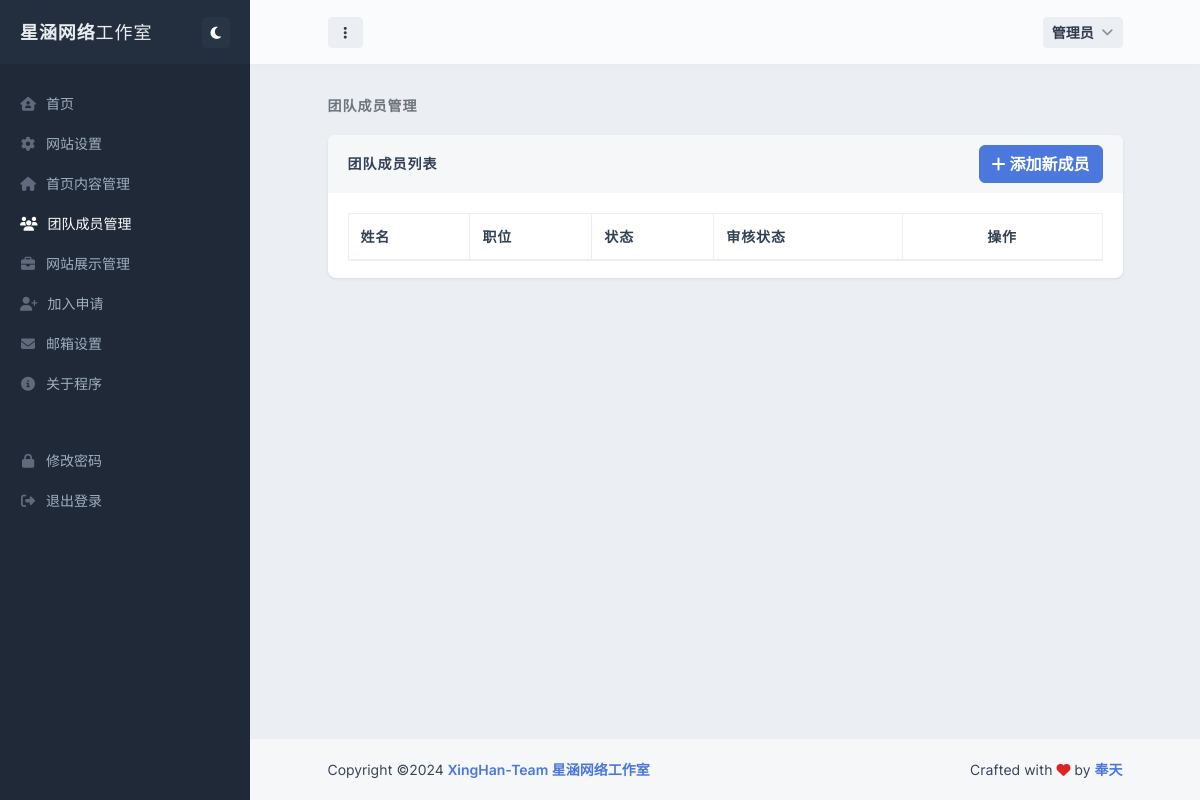
The page /admin/team.php (signed in) on the database as committed earlier.
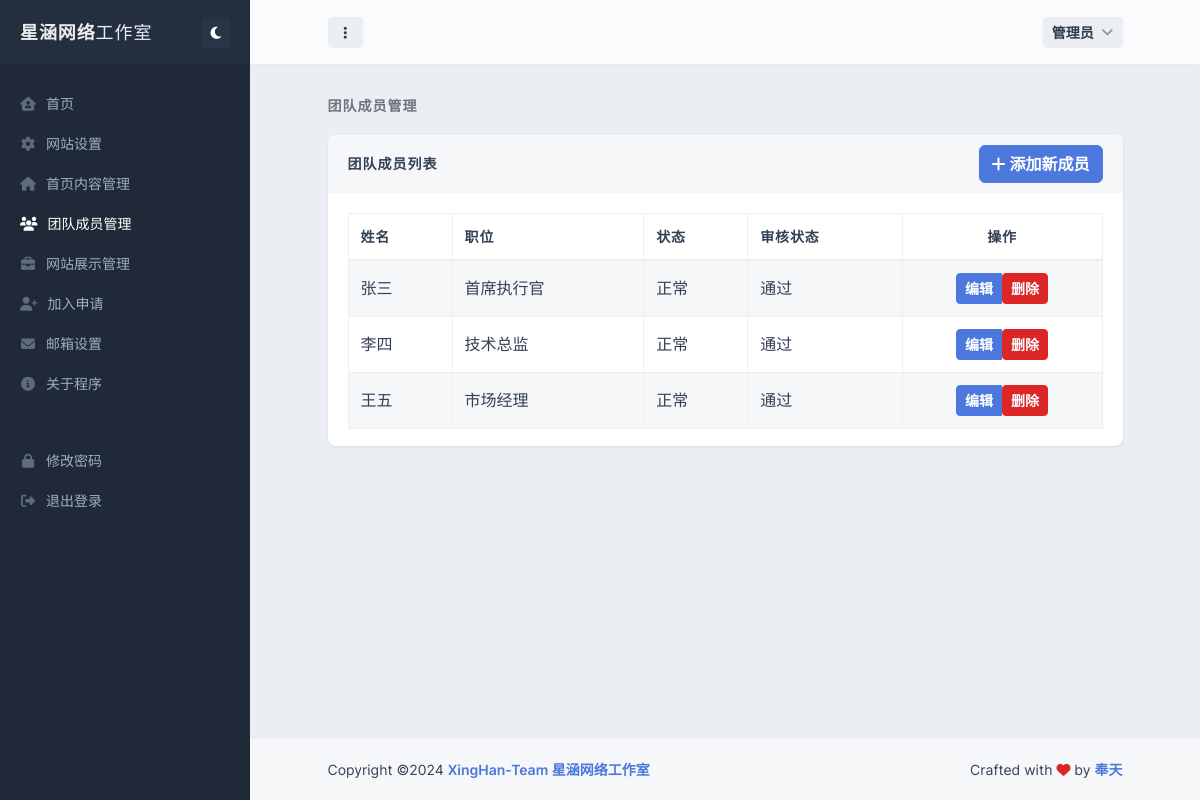
The same page on the database as committed later.
### tables this page shows
CREATE TABLE `team_members` (
  `id` int(11) NOT NULL AUTO_INCREMENT,
  `name` varchar(100) NOT NULL,
  `position` varchar(100) NOT NULL,
  `bio` text,
  `image_url` varchar(255) DEFAULT NULL,
  `qq` varchar(20) DEFAULT NULL,
  `wechat` varchar(50) DEFAULT NULL,
  `email` varchar(100) DEFAULT NULL,
  `status` enum('normal','paused') DEFAULT 'normal',
  `review_status` enum('approved','pending','rejected') DEFAULT 'pending',
  PRIMARY KEY (`id`)
);

### admin/team.php (the view, shortened to what this page needs)
<?php
require_once '../db_connect.php';
$current_page = 'team';
include 'header.php';
$result = $conn->query("SELECT * FROM team_members ORDER BY id");
?>
<div class="content">
    <h2 class="content-heading">团队成员管理</h2>
    <div class="block block-rounded">
        <div class="block-header block-header-default">
            <h3 class="block-title">团队成员列表</h3>
            <div class="block-options">
                <button type="button" class="btn btn-primary" onclick="showAddMemberModal()">
                    <i class="fa fa-plus"></i> 添加新成员
                </button>
            </div>
        </div>
        <div class="block-content">
            <table class="table table-bordered table-striped table-vcenter">
                <thead>
                    <tr>
                        <th>姓名</th>
                        <th>职位</th>
                        <th>状态</th>
                        <th>审核状态</th>
                        <th class="text-center" style="width: 200px;">操作</th>
                    </tr>
                </thead>
                <tbody>
                    <?php while ($member = $result->fetch_assoc()): ?>
                    <tr>
                        <td><?php echo htmlspecialchars($member['name']); ?></td>
                        <td><?php echo htmlspecialchars($member['position']); ?></td>
                        <td><?php echo $member['status'] == 'normal' ? '正常' : '暂停'; ?></td>
                        <td><?php
                            switch($member['review_status']) {
                                case 'approved':
                                    echo '通过';
                                    break;
                            }
                        ?></td>
                        <td class="text-center">
                            <div class="btn-group">
                                <button type="button" class="btn btn-sm btn-primary" onclick="editMember(<?php echo $member['id']; ?>)">编辑</button>
                                <form action="" method="POST" style="display: inline;">
                                    <button type="submit" class="btn btn-sm btn-danger" onclick="return confirm('确定要删除这个成员吗？');">删除</button>
                                </form>
                            </div>
                        </td>
                    </tr>
                    <?php endwhile; ?>
                </tbody>
            </table>
        </div>
    </div>
</div>
<?php
include 'footer.php';
?>

### admin/header.php (shortened to what this page needs)
<!doctype html>
<html lang="zh">
<head>
    <link rel="stylesheet" id="css-main" href="../assets/admin/css/oneui.min-5.6.css">
    <link rel="stylesheet" href="https://cdn.jsdelivr.net/npm/@fortawesome/fontawesome-free@6.2.1/css/all.min.css">
</head>
<body>
    <div id="page-container" class="sidebar-o sidebar-dark enable-page-overlay side-scroll page-header-fixed main-content-narrow">
        <?php include 'sidebar.php'; ?>
        <header id="page-header">
            <div class="content-header">
                <div class="d-flex align-items-center">
                    <button type="button" class="btn btn-sm btn-alt-secondary me-2 d-none d-lg-inline-block" data-toggle="layout" data-action="sidebar_mini_toggle">
                        <i class="fa fa-fw fa-ellipsis-v"></i>
                    </button>
                </div>
                <div class="space-x-1">
                    <div class="dropdown d-inline-block">
                        <button type="button" class="btn btn-sm btn-alt-secondary" id="page-header-user-dropdown" data-bs-toggle="dropdown" aria-haspopup="true" aria-expanded="false">
                            <span class="d-none d-sm-inline-block">管理员</span>
                            <i class="fa fa-angle-down opacity-50 ms-1"></i>
                        </button>
                    </div>
                </div>
            </div>
        </header>
        <main id="main-container">

### admin/sidebar.php (shortened to what this page needs)
<nav id="sidebar" aria-label="Main Navigation">
    <div class="content-header">
        <a class="fw-semibold text-dual" href="index.php">
            <span class="smini-hide fs-5 tracking-wider">星涵网络<span class="fw-normal">工作室</span></span>
        </a>
        <div>
            <button type="button" class="btn btn-sm btn-alt-secondary" data-toggle="class-toggle" data-target="#page-container" data-class="dark-mode" onclick="toggleTheme();">
                <i class="fa fa-moon" id="theme-icon"></i>
            </button>
        </div>
    </div>
    <div class="js-sidebar-scroll">
        <div class="content-side">
            <ul class="nav-main">
                <li class="nav-main-item">
                    <a class="nav-main-link<?php echo ($current_page === 'index') ? ' active' : ''; ?>" href="index.php">
                        <i class="nav-main-link-icon fa fa-house-user"></i>
                        <span class="nav-main-link-name">首页</span>
                    </a>
                </li>
                <li class="nav-main-item">
                    <a class="nav-main-link<?php echo ($current_page === 'site') ? ' active' : ''; ?>" href="site.php">
                        <i class="nav-main-link-icon fa fa-cog"></i>
                        <span class="nav-main-link-name">网站设置</span>
                    </a>
                </li>
                <li class="nav-main-item">
                    <a class="nav-main-link<?php echo ($current_page == 'home') ? ' active' : ''; ?>" href="home.php">
                        <i class="nav-main-link-icon fa fa-home"></i>
                        <span class="nav-main-link-name">首页内容管理</span>
                    </a>
                </li>
                <li class="nav-main-item">
                    <a class="nav-main-link<?php echo ($current_page == 'team') ? ' active' : ''; ?>" href="team.php">
                        <i class="nav-main-link-icon fa fa-users"></i>
                        <span class="nav-main-link-name">团队成员管理</span>
                    </a>
                </li>
                <li class="nav-main-item">
                    <a class="nav-main-link<?php echo ($current_page == 'manage') ? ' active' : ''; ?>" href="manage.php">
                        <i class="nav-main-link-icon fa fa-briefcase"></i>
                        <span class="nav-main-link-name">网站展示管理</span>
                    </a>
                </li>
                <li class="nav-main-item">
                    <a class="nav-main-link<?php echo ($current_page == 'join') ? ' active' : ''; ?>" href="join.php">
                        <i class="nav-main-link-icon fa fa-user-plus"></i>
                        <span class="nav-main-link-name">加入申请</span>
                    </a>
                </li>
                <li class="nav-main-item">
                    <a class="nav-main-link<?php echo ($current_page == 'mailset') ? ' active' : ''; ?>" href="mailset.php">
                        <i class="nav-main-link-icon fa fa-envelope"></i>
                        <span class="nav-main-link-name">邮箱设置</span>
                    </a>
                </li>
                <li class="nav-main-item">
                        <a class="nav-main-link<?php echo $current_page === 'about' ? ' active' : ''; ?>" href="about.php">
                        <i class="nav-main-link-icon fa fa-info-circle"></i>
                        <span class="nav-main-link-name">关于程序</span>
                    </a>
                </li>
            </ul>
        </div>
        <div class="content-side content-side-bottom">
            <ul class="nav-main">
                <li class="nav-main-item">
                    <a class="nav-main-link<?php echo ($current_page === 'passwd') ? ' active' : ''; ?>" href="passwd.php">
                        <i class="nav-main-link-icon fa fa-lock"></i>
                        <span class="nav-main-link-name">修改密码</span>
                    </a>
                </li>
                <li class="nav-main-item">
                    <a class="nav-main-link" href="logout.php">
                        <i class="nav-main-link-icon fa fa-sign-out-alt"></i>
                        <span class="nav-main-link-name">退出登录</span>
                    </a>
                </li>
            </ul>
        </div>
    </div>
</nav>

### admin/footer.php (shortened to what this page needs)
        </main>
        <footer id="page-footer" class="bg-body-light">
            <div class="content py-3">
                <div class="row fs-sm">
                    <div class="col-sm-6 order-sm-2 py-1 text-center text-sm-end">
                        Crafted with <i class="fa fa-heart text-danger"></i> by <a class="fw-semibold" href="https://blog.ococn.cn" target="_blank">奉天</a>
                    </div>
                    <div class="col-sm-6 order-sm-1 py-1 text-center text-sm-start">Copyright &copy;<span data-toggle="year-copy"></span>
                        <a class="fw-semibold" href="https://www.ococn.cn" target="_blank">XingHan-Team 星涵网络工作室</a>
                    </div>
                </div>
            </div>
        </footer>
    </div>
</body>
</html>

Rows that differ between the two databases and show on the page:
added team_members: name "张三", position "首席执行官", status "正常", review_status "通过"
added team_members: name "李四", position "技术总监", status "正常", review_status "通过"
added team_members: name "王五", position "市场经理", status "正常", review_status "通过"
